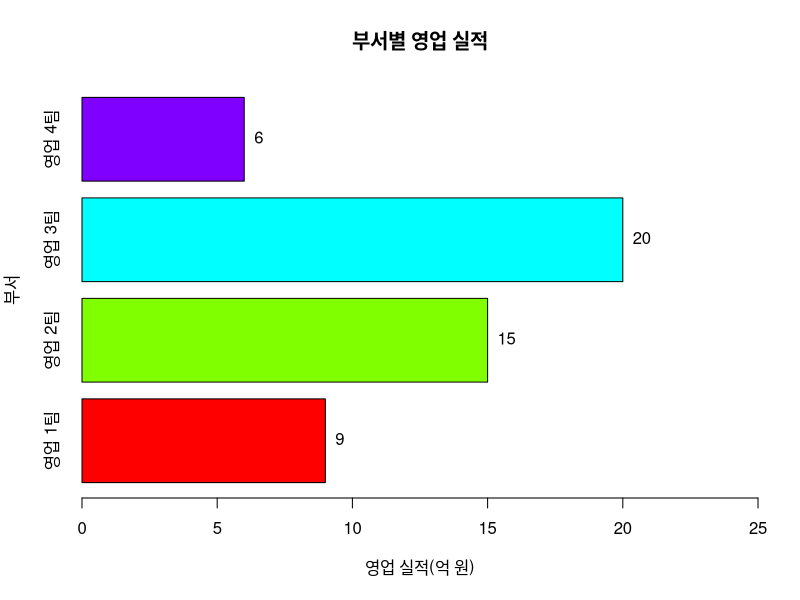

This chart was generated by the following R code:
#########################################
# 7.8 수평 바차트의 데이터라벨 달기
#########################################


#===== p. 128 수평 바차트의 데이터라벨 달기 

height <- c(9, 15, 20, 6)
name <- c("영업 1팀", "영업 2팀", "영업 3팀", "영업 4팀")

bp <- barplot(height, 
              names.arg=name, 
              main="부서별 영업 실적",
              xlim=c(0,25),                         # x축의 상한값 조절
              col=rainbow(length(height)),
              xlab="영업 실적(억 원)", 
              ylab="부서", 
              horiz=TRUE, 
              width=50
)


text(x=height,                                     # x 축이 영업실적.  이에 대하여 라벨을 달 것임.
     y=bp,                                              
     labels=round(height,0),                # height 값의 데이터 라벨 지정
     pos=4                                             # pos=4 
)

#===== 수평 바차트의 데이터라벨 달기 끝

